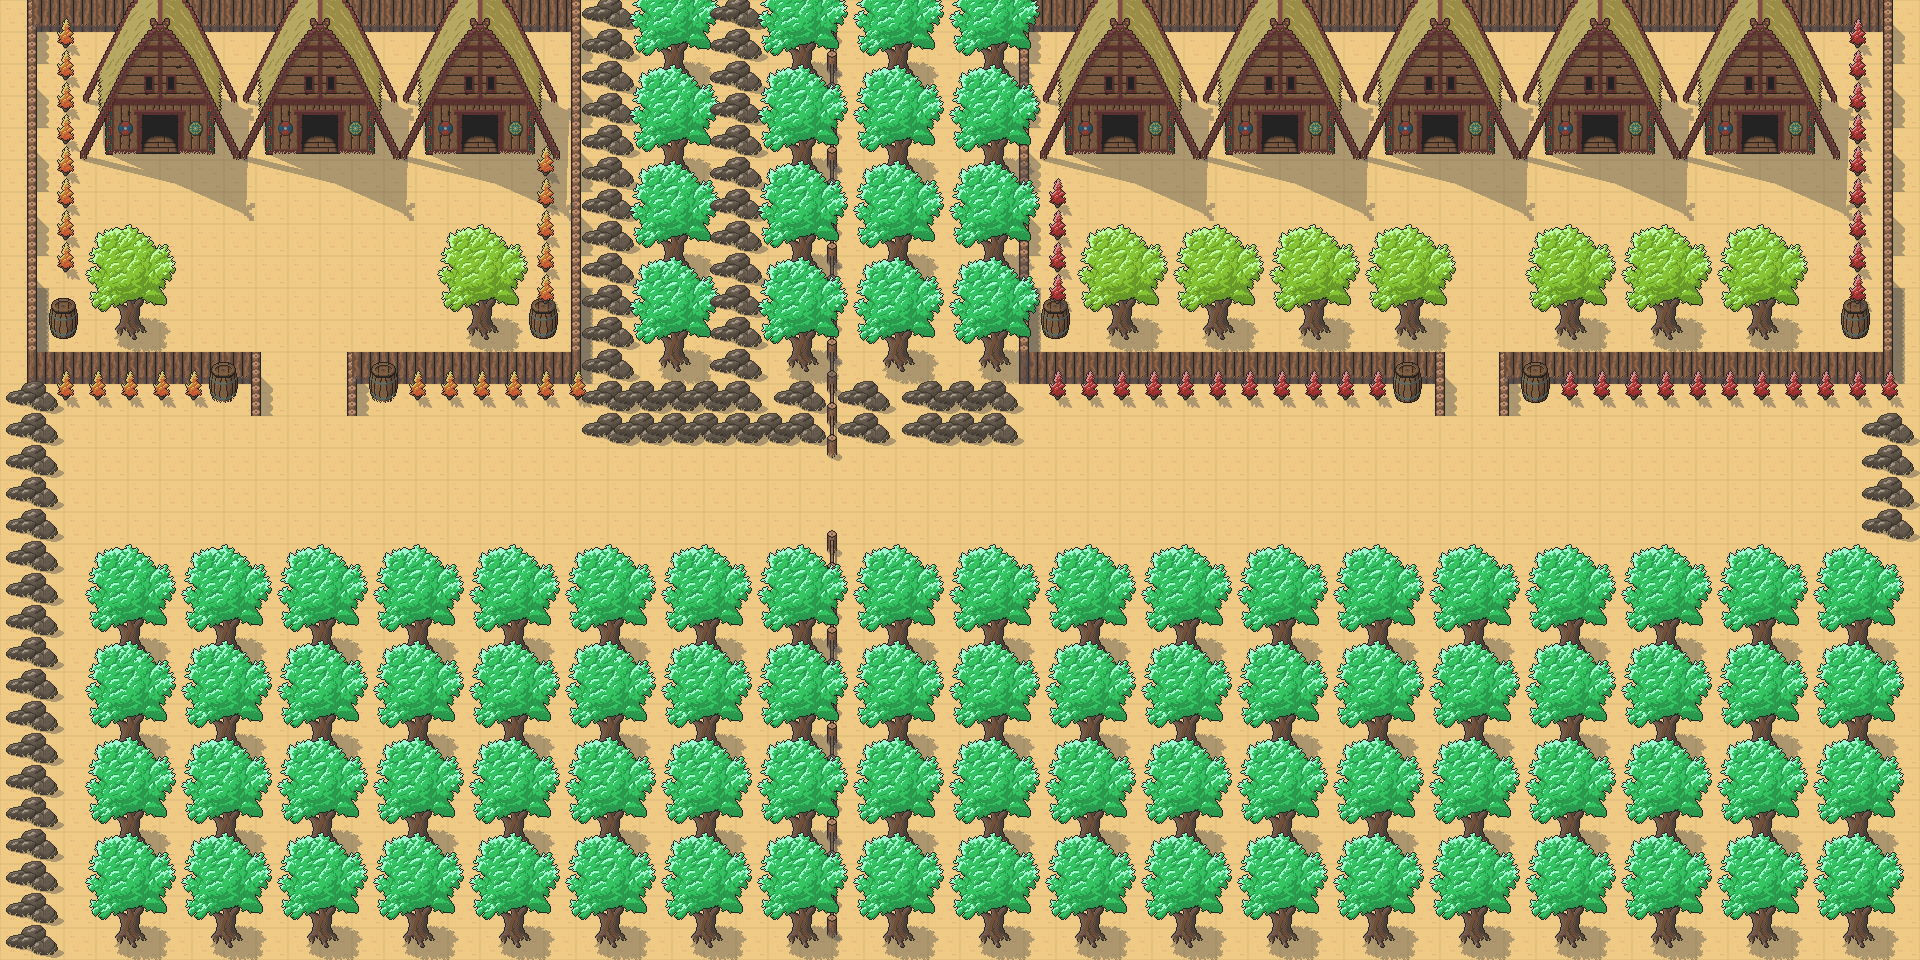

Below is a game level as drawn by its tile map, then a one-line description and the .tmx that defines it (tile-layer data replaced by summaries):
An orthogonal 60x30 tile map with 32x32 px tiles, 5 tile layers (Ground, Fence, Barrels, Buildings, ...), 3 tilesets and 29 objects (28x Plastic, Player).

<map version="1.10" tiledversion="1.10.2" orientation="orthogonal" renderorder="left-up" width="60" height="30" tilewidth="32" tileheight="32" infinite="0" nextlayerid="20" nextobjectid="69">
 <tileset firstgid="1" source="Generic Old West Tiles.tsx" />
 <tileset firstgid="1036" source="Blocky_VikingVillage_Tileset.tsx" />
 <tileset firstgid="1410" source="Generic Old West Buildings.tsx" />
 <layer id="1" name="Ground" width="60" height="30">
  <data>[1800 cells, 1800 non-empty, 1 distinct tile ids]</data>
 </layer>
 <layer id="7" name="Fence" width="60" height="30">
  <data>[1800 cells, 226 non-empty, 16 distinct tile ids]</data>
 </layer>
 <layer id="11" name="Barrels" width="60" height="30">
  <data>[1800 cells, 8 non-empty, 2 distinct tile ids]</data>
 </layer>
 <layer id="17" name="Buildings" width="60" height="30">
  <data>[1800 cells, 96 non-empty, 12 distinct tile ids]</data>
 </layer>
 <layer id="18" name="Trees" width="60" height="30">
  <data>[1800 cells, 530 non-empty, 11 distinct tile ids]</data>
 </layer>
 <objectgroup id="6" name="Spawnpoints">
  <object id="1" name="Player" type="Player" x="280.262" y="391.481" width="49" height="125" />
  <object id="39" name="plastic" type="Plastic" x="187.441" y="285.848" width="64" height="64" />
  <object id="40" name="plastic" type="Plastic" x="355.769" y="287.822" width="64" height="64" />
  <object id="41" name="plastic" type="Plastic" x="462.377" y="163.642" width="64" height="64" />
  <object id="42" name="plastic" type="Plastic" x="98.0375" y="160.127" width="64" height="64" />
  <object id="43" name="plastic" type="Plastic" x="74.6073" y="426.06" width="64" height="64" />
  <object id="44" name="plastic" type="Plastic" x="168.328" y="426.06" width="64" height="64" />
  <object id="45" name="plastic" type="Plastic" x="365.142" y="426.06" width="64" height="64" />
  <object id="46" name="plastic" type="Plastic" x="455.348" y="424.888" width="64" height="64" />
  <object id="47" name="plastic" type="Plastic" x="611.158" y="462.377" width="64" height="64" />
  <object id="48" name="plastic" type="Plastic" x="735.338" y="465.891" width="64" height="64" />
  <object id="49" name="plastic" type="Plastic" x="848.975" y="463.548" width="64" height="64" />
  <object id="50" name="plastic" type="Plastic" x="942.695" y="468.234" width="64" height="64" />
  <object id="51" name="plastic" type="Plastic" x="1044.62" y="422.545" width="64" height="64" />
  <object id="52" name="plastic" type="Plastic" x="1166.45" y="471.749" width="64" height="64" />
  <object id="53" name="plastic" type="Plastic" x="1296.49" y="414.345" width="64" height="64" />
  <object id="54" name="plastic" type="Plastic" x="1404.27" y="485.807" width="64" height="64" />
  <object id="55" name="plastic" type="Plastic" x="1521.42" y="424.888" width="64" height="64" />
  <object id="56" name="plastic" type="Plastic" x="1597.57" y="475.263" width="64" height="64" />
  <object id="57" name="plastic" type="Plastic" x="1679.57" y="427.231" width="64" height="64" />
  <object id="58" name="plastic" type="Plastic" x="1781.5" y="468.234" width="64" height="64" />
  <object id="59" name="plastic" type="Plastic" x="1468.7" y="184.729" width="64" height="64" />
  <object id="60" name="plastic" type="Plastic" x="1348.04" y="175.357" width="64" height="64" />
  <object id="61" name="plastic" type="Plastic" x="1216.83" y="164.813" width="64" height="64" />
  <object id="62" name="plastic" type="Plastic" x="1100.85" y="168.328" width="64" height="64" />
  <object id="63" name="plastic" type="Plastic" x="1588.2" y="169.5" width="64" height="64" />
  <object id="64" name="plastic" type="Plastic" x="1692.46" y="177.7" width="64" height="64" />
  <object id="65" name="plastic" type="Plastic" x="283.287" y="164.865" width="64" height="64" />
  <object id="66" name="plastic" type="Plastic" x="370.989" y="186.842" width="64" height="64" />
 </objectgroup>
</map>
